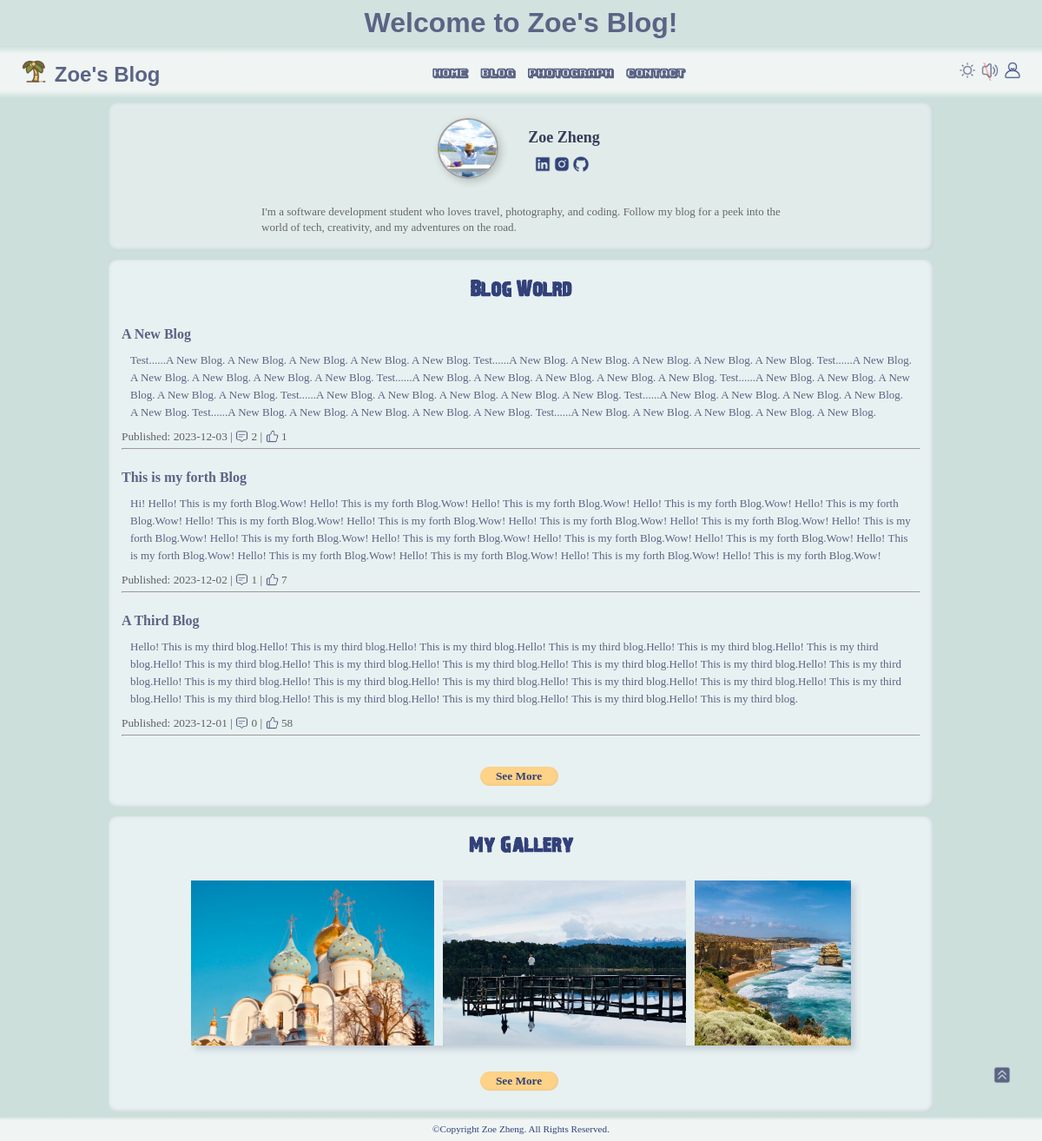
The page / on the database its author committed.
### tables this page shows
CREATE TABLE `blogs` (
  `title` varchar(500) NOT NULL,
  `body` longtext NOT NULL,
  `publish_date` date NOT NULL,
  `likes` int(200) NOT NULL
);

CREATE TABLE `photos` (
  `path` varchar(200) NOT NULL,
  `name` varchar(200) NOT NULL,
  `description` text NOT NULL
);

### index.php (the view, shortened to what this page needs)
<?php
$conn = new mysqli("localhost", "root", "", "myblog");
?>
<!DOCTYPE html>
<html lang="en">
<head>
    <link id="theme" href="css/head_footer_style.css" rel="stylesheet" type="text/css">
    <link href="css/index.css" rel="stylesheet" type="text/css">
</head>
<body>
    <header>
        <h1>Welcome to Zoe's Blog!</h1>
        <?php include 'header.php'?>
    </header>
    <main>
        <img src="images/up.png" alt="" class="icon" id="backtop">
        <div class="content">
            <div class="about_me">
                <div class="my_info">
                    <img src="images/me.png" alt="" class="avatar">
                    <div class="me">
                        <p class="name">Zoe Zheng</p>
                        <ul class="my_info">
                            <li><a href="https://www.linkedin.com/in/yuye-zheng-6a5512116/"><img class="icon" src="images/linkedin.png" alt=""></a></li>
                            <li><a href="https://www.instagram.com/zzzoe_ye/"><img class="icon" src="images/instagram.png" alt=""></a></li>
                            <li><a href="https://github.com/zoe-yuye"><img class="icon" src="images/github.png" alt=""></a></li>
                    </ul>
                    </div>
                </div>
                <p class="intro">I'm a software development student who loves travel, photography, and coding. Follow my blog for a peek into the world of tech, creativity, and my adventures on the road. <p>
            </div>
            <div class="my_blog">
                <h2>Blog Wolrd</h2>
                <?php
                    $result = $conn->query("SELECT * FROM blogs ORDER BY publish_date DESC LIMIT 3;");
                    foreach ($result as $row) {
                    $title = $row['title'];
                ?>
                <div class="blog">
                    <h3 class="title"><a href="blog.php?title=<?php echo urlencode($row['title']); ?>"><?php echo $row['title']?></a></h3>
                    <p class="body"><?php echo $row['body']?></p>
                    <p class="date"><?php echo ' Published: '; echo $row['publish_date']?>
                        <?php
                            $comments = $conn->query("SELECT COUNT(*) AS comment_count FROM `comments` WHERE `blog_title` = '$title';")->fetch_assoc();
                            $comment_count = $comments["comment_count"];
                            echo "| ";
                            ?>
                            <img src="images/comment.png" class = "icon" alt="">
                            <?php
                            echo $comment_count;
                        ?>
                         <?php
                        if(isset($row['likes']) && $row['likes'] !=0){
                            echo "| ";
                            ?>
                            <img src="images/like.png" class = "icon" alt="">
                            <?php
                            echo$row['likes'];
                        }
                        ?>
                    </p>
                    <hr>
                </div>
                <?php
                    }
                ?>
                <a href="blog_page.php"><h5 class="btn">See More</h5></a>
            </div>
            <div class="gallery">
                <h2>My Gallery</h2>
                <ul>
                    <?php
                        $result = $conn->query("SELECT `path` FROM photos ORDER BY 'path';");
                        foreach ($result as $row) {
                            $path = $row['path'];
                    ?>
                    <li><img src="<?php echo $path?>" alt=""></li>
                    <?php
                        }
                    ?>
                </ul>
                <a href="gallery.php"><h5 class="btn">See More</h5></a>
            </div>
        </div>
    </main>
    <footer>
        <?php include 'footer.php' ?>
    </footer>
</body>
</html>

### header.php (shortened to what this page needs)
<?php
$login="";
if (!isset($_SESSION['admin'])) {
    $login ='<li><a href="login.php"><img class="icon" id="login" src="images/login.png" alt=""></a></li>';
}else{
    $login ='<li><a href="logout.php"><img class="icon" id="logout" src="images/logout.png" alt=""></a></li>';
}
?>
<!DOCTYPE html>
<html lang="en">
<head>
</head>
<body>
        <div class="navBar">
            <div class="logo">
                <img class="myicon" src="images/icon.png" alt="">
                <a href="index.php">Zoe's Blog</a>
            </div>
            <ul class="links">
                <li><a href="index.php">Home</a></li>
                <li><a href="blog_page.php">Blog</a></li>
                <li><a href="gallery.php">Photograph</a></li>
                <li><a href="contact.php">Contact</a></li>
            </ul>
            <div class="nav_right">
                <div class="setting">
                    <li><img class="icon" id="light" src="images/light.png" alt=""></li>
                    <li><span id="mute">\</span><img class="icon" id="music" src="images/music.png" alt=""></li>
                    <?php echo $login?>
                </div>
            </div>
        </div>
</body>
</html>

### footer.php (shortened to what this page needs)
<!DOCTYPE html>
<html lang="en">
<head>
</head>
<body>
    <div>©Copyright Zoe Zheng. All Rights Reserved. </div>
</body>
</html>

### css/head_footer_style.css (style rules this page uses)
* { margin: 0; padding: 0; box-sizing: border-box; }
body { min-width: 250px; height:100vh; background-color: #ccdfdb; display: flex; flex-direction: column; }
main { flex:1 }
li { list-style: none; cursor: pointer; }
a { text-decoration: none; color:#5b6485; font-size: 1rem; font-weight: bold; cursor: pointer; }
header { position: relative; min-width: 350px; }
footer { color: #324179; padding: 0.5rem; text-align: center; font-size: 0.7rem; background: linear-gradient(to top, rgba(255,255,255,0.7) 85%, #ccdfdb ); }
#backtop { position: fixed; bottom: 5%; right: 3%; cursor: pointer; }
.navBar { width: 100%; height: 60px; display: flex; align-items: center; justify-content: space-between; padding: 1rem 1.5rem 1rem 1.5rem; background: linear-gradient(to bottom, #ccdfdb,rgba(255,255,255,0.7) 15%, rgba(255,255,255,0.7) 85%, #ccdfdb ); }
.navBar .logo { animation: rotate 3s 1; }
.navBar .logo a { font-size: 1.5rem; font-family: 'Themilan', sans-serif; }
.navBar .links { display: flex; gap:1rem; }
.navBar .links a { font-size: 0.7rem; font-family: 'Cartoon', sans-serif; }
.navBar .nav_right { display: flex; gap: 1rem; }
.icon { width: 20px; height: 20px; }
.myicon { width: 30px; height: 30px; margin-bottom: -0.2rem; margin-right: 0.3rem; }
.setting li { position: relative; display: inline-block; display: inline-block; padding-left: 2px; }
.setting span { color: red; font-weight: bold; font-size: 2rem; position: absolute; top:-30%; left: 20%; z-index: -1; }

### css/index.css (style rules this page uses)
main { display: flex; flex-direction: column; margin: 0 10%; min-width: 300px; }
main .content { flex:1; }
h1 { font-family: 'Betsy', sans-serif; padding: 0.5rem; text-align: center; color: #5b6485; background-color: rgba(255,255,255, 0.1) ; }
h2 { margin: 1.3rem 0 1.8rem 0; background-color: rgba(244, 249, 251, 0.7); animation: shake 3s 1; font-family: 'Day', sans-serif; text-align: center; background-color:transparent ; }
.avatar { width:70px; height: 70px; border-radius: 100%; box-shadow: 3px 3px 10px rgba(0, 0, 0, 0.2); border: 2px solid rgb(160,160,160); margin: 10px; }
.content { display: flex; margin: 5px; flex-direction: column; }
.about_me { display: flex; align-items: center; flex-direction: column; height: 100%; width: 100%; padding: 8px; background-color: rgba(255,255,255,0.4); border-radius: 10px; box-shadow:inset -1px -1px 5px rgba(51, 66, 122, 0.2); }
.about_me .me { margin: 22px; }
.about_me p { text-align: justify; color: rgb(102, 102, 105); }
.about_me .name { font-size: 18px; font-weight: bold; margin-bottom: 10px; color: #353d5a; }
.about_me .my_info { margin-left: 7px; display: flex; gap: 2px; }
.about_me .intro { margin: 10px 18%; font-size: small; line-height: 18px; }
.my_blog,.gallery { flex: 1; margin-top: 10px; color: #324179; background-color: rgba(244, 249, 251, 0.7); border-radius: 10px; box-shadow:inset -1px -1px 5px rgba(51, 66, 122, 0.2); }
.my_blog .title { cursor: pointer; color: #100f0f; }
.my_blog .blog { margin: 15px; height: 150px; }
.my_blog .body { margin: 10px; font-size: 13px; line-height: 20px; max-height: 80px; overflow: hidden; color: #5b6485; }
.blog .date { font-size: smaller; color: rgb(97, 97, 98); margin-bottom: 5px; }
.blog .icon { width: 15px; height: 15px; margin-bottom: -3px; }
.gallery ul { margin: 30px 10%; max-width: 100%; overflow: hidden; box-shadow:5px 5px 7px rgba(51, 66, 122, 0.2); display: flex; }
.gallery li { list-style: none; height: 190px; padding-right: 10px; cursor:auto; animation: scroll 180s linear infinite; }
.gallery li img { width: 280px; height: 190px; object-fit: cover; }
.btn { text-align: center; font-weight: bold; margin: 30px 45% 25px ; width: 90px; cursor: pointer; background: #fed287; padding:3px; border-radius: 20px; border: none; color: #324179; box-shadow:inset -1px -1px 3px rgba(161, 162, 168, 0.2); }

### rows shown on the page
blogs: title "A New Blog", body "Test......A New Blog. A New Blog. A New Blog. A New Blog. A New Blog. Test......A New Blog. A New Blog. A New Blog. A New Blog. A New Blog. Test......A New Blog. A New Blog. A New Blog. A New Blog. A New Blog. Test......A New Blog. A New Blog. A New Blog. A New Blog. A New Blog. Test......A New Blog. A New Blog. A New Blog. A New Blog. A New Blog. Test......A New Blog. A New Blog. A New Blog. A New Blog. A New Blog. Test......A New Blog. A New Blog. A New Blog. A New Blog. A New Blog. Test......A New Blog. A New Blog. A New Blog. A New Blog. A New Blog. Test......A New Blog. A New Blog. A New Blog. A New Blog. A New Blog.…", publish_date "2023-12-03", comment_count "2", likes "1"
blogs: title "This is my forth Blog", body "Hi! Hello! This is my forth Blog.Wow! Hello! This is my forth Blog.Wow! Hello! This is my forth Blog.Wow! Hello! This is my forth Blog.Wow! Hello! This is my forth Blog.Wow! Hello! This is my forth Blog.Wow! Hello! This is my forth Blog.Wow! Hello! This is my forth Blog.Wow! Hello! This is my forth Blog.Wow! Hello! This is my forth Blog.Wow! Hello! This is my forth Blog.Wow! Hello! This is my forth Blog.Wow! Hello! This is my forth Blog.Wow! Hello! This is my forth Blog.Wow! Hello! This is my forth Blog.Wow! Hello! This is my forth Blog.Wow! Hello! This is my forth Blog.Wow! Hello! This is my forth Blog.Wow! Hello! This is my forth Blog.Wow!…", publish_date "2023-12-02", comment_count "1", likes "7"
blogs: title "A Third Blog", body "Hello! This is my third blog.Hello! This is my third blog.Hello! This is my third blog.Hello! This is my third blog.Hello! This is my third blog.Hello! This is my third blog.Hello! This is my third blog.Hello! This is my third blog.Hello! This is my third blog.Hello! This is my third blog.Hello! This is my third blog.Hello! This is my third blog.Hello! This is my third blog.Hello! This is my third blog.Hello! This is my third blog.Hello! This is my third blog.Hello! This is my third blog.Hello! This is my third blog.Hello! This is my third blog.Hello! This is my third blog.Hello! This is my third blog.Hello! This is my third blog.Hello! This is my third blog.", publish_date "2023-12-01", comment_count "0", likes "58"
photos: path (picture)
photos: path (picture)
photos: path (picture)
